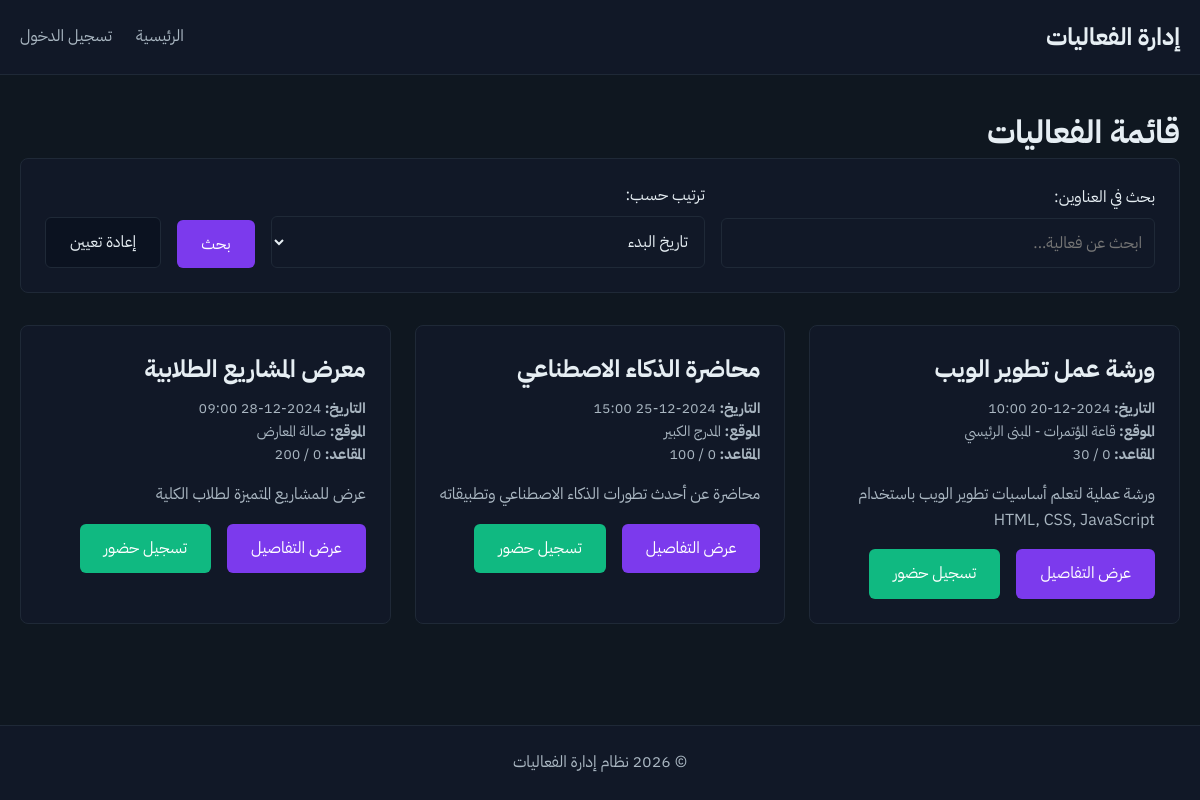
The page / on the database its author committed.
### tables this page shows
CREATE TABLE events (
  id INT AUTO_INCREMENT PRIMARY KEY,
  title VARCHAR(255) NOT NULL,
  description TEXT,
  location VARCHAR(255),
  start_datetime DATETIME NOT NULL,
  end_datetime DATETIME,
  capacity INT DEFAULT 0,
  image_filename VARCHAR(255),
  created_by INT,
  created_at TIMESTAMP DEFAULT CURRENT_TIMESTAMP,
  FOREIGN KEY (created_by) REFERENCES users(id) ON DELETE SET NULL
);

### includes/helpers.php (called while the page is built, shortened)
<?php
function escape($string) {
    return htmlspecialchars($string, ENT_QUOTES, 'UTF-8');
}
function formatDateTime($datetime) {
    $date = new DateTime($datetime);
    return $date->format('Y-m-d H:i');
}
function getBaseUrl() {
    if (defined('BASE_URL')) {
        $base = BASE_URL;
        return $base;
    }
    $scriptPath = $_SERVER['SCRIPT_NAME'];
    $scriptDir = dirname($scriptPath);
    return rtrim($scriptDir, '/\\');
}
function url($path) {
    $base = getBaseUrl();
    $path = ltrim($path, '/');
    if (strpos($path, '?') !== false) {
        $parts = explode('?', $path, 2);
        $file = $parts[0];
        $query = $parts[1];
        if (empty($base)) {
            return '/' . $file . '?' . $query;
        }
        return $base . '/' . $file . '?' . $query;
    }
    if (empty($base)) {
        return '/' . $path;
    }
    return $base . '/' . $path;
}

### includes/auth.php (called while the page is built, shortened)
<?php
require_once __DIR__ . '/helpers.php';
function isAuthenticated() {
    return isset($_SESSION['user_id']) && isset($_SESSION['user_role']);
}

### index.php (the view, shortened to what this page needs)
<?php
require_once __DIR__ . '/includes/helpers.php';
require_once __DIR__ . '/includes/auth.php';
$search = isset($_GET['search']) ? trim($_GET['search']) : '';
$sort = isset($_GET['sort']) ? $_GET['sort'] : 'start_datetime';
$sql = "SELECT e.*,
        COUNT(r.id) as registered_count,
        COALESCE(SUM(r.seats), 0) as total_seats
        FROM events e
        LEFT JOIN registrations r ON e.id = r.event_id
        WHERE 1=1";
$params = [];
$sql .= " GROUP BY e.id";
$allowedSorts = ['start_datetime', 'title', 'created_at'];
if (in_array($sort, $allowedSorts)) {
    $sql .= " ORDER BY e.$sort ASC";
} else {
    $sql .= " ORDER BY e.start_datetime ASC";
}
$stmt = $pdo->prepare($sql);
$stmt->execute($params);
$events = $stmt->fetchAll();
require_once __DIR__ . '/includes/header.php';
?>
<div class="container">
    <h1>قائمة الفعاليات</h1>
    <div class="search-filter">
        <form method="GET" action="">
            <div class="form-group">
                <label for="search">بحث في العناوين:</label>
                <input type="text" id="search" name="search" value="<?php echo escape($search); ?>" placeholder="ابحث عن فعالية...">
            </div>
            <div class="form-group">
                <label for="sort">ترتيب حسب:</label>
                <select id="sort" name="sort">
                    <option value="start_datetime" <?php echo $sort === 'start_datetime' ? 'selected' : ''; ?>>تاريخ البدء</option>
                </select>
            </div>
            <button type="submit" class="btn btn-primary">بحث</button>
            <a href="<?php echo url('index.php'); ?>" class="btn btn-secondary">إعادة تعيين</a>
        </form>
    </div>
    <?php if (empty($events)): ?>
        <div class="alert alert-info">
            <p>لا توجد فعاليات متاحة حالياً.</p>
        </div>
    <?php else: ?>
        <div class="events-grid">
            <?php foreach ($events as $event): ?>
                <div class="event-card">
                    <h2><?php echo escape($event['title']); ?></h2>
                    <div class="event-meta">
                        <p><strong>التاريخ:</strong> <?php echo formatDateTime($event['start_datetime']); ?></p>
                        <?php if ($event['location']): ?>
                            <p><strong>الموقع:</strong> <?php echo escape($event['location']); ?></p>
                        <?php endif; ?>
                        <?php if ($event['capacity'] > 0): ?>
                            <p><strong>المقاعد:</strong> <?php echo $event['total_seats']; ?> / <?php echo $event['capacity']; ?></p>
                        <?php endif; ?>
                    </div>
                    <?php if ($event['description']): ?>
                        <div class="event-description">
                            <?php echo escape(mb_substr($event['description'], 0, 150)); ?>
                        </div>
                    <?php endif; ?>
                    <div class="event-actions">
                        <a href="<?php echo url('pages/event_view.php?id=' . $event['id']); ?>" class="btn btn-primary">عرض التفاصيل</a>
                        <a href="<?php echo url('pages/register.php?event_id=' . $event['id']); ?>" class="btn btn-success">تسجيل حضور</a>
                    </div>
                </div>
            <?php endforeach; ?>
        </div>
    <?php endif; ?>
</div>
<?php require_once __DIR__ . '/includes/footer.php'; ?>

### includes/header.php (shortened to what this page needs)
<!DOCTYPE html>
<html lang="ar" dir="rtl">
<head>
    <link rel="stylesheet" href="<?php echo url('assets/css/styles.css'); ?>">
</head>
<body>
    <header class="main-header">
        <div class="container">
            <div class="header-content">
                <h1 class="site-title">
                    <a href="<?php echo url('index.php'); ?>">إدارة الفعاليات</a>
                </h1>
                <nav class="main-nav">
                    <a href="<?php echo url('index.php'); ?>">الرئيسية</a>
                    <?php if (isAuthenticated()): ?>
                        <a href="<?php echo url('pages/event_create.php'); ?>">إنشاء فعالية</a>
                        <?php if (isAdmin()): ?>
                            <a href="<?php echo url('pages/admin.php'); ?>">لوحة التحكم</a>
                        <?php endif; ?>
                        <a href="<?php echo url('logout.php'); ?>">تسجيل الخروج</a>
                    <?php else: ?>
                        <a href="<?php echo url('login.php'); ?>">تسجيل الدخول</a>
                    <?php endif; ?>
                </nav>
            </div>
        </div>
    </header>
    <main class="main-content">

### includes/footer.php (shortened to what this page needs)
    </main>
    <footer class="main-footer">
        <div class="container">
            <p>&copy; <?php echo date('Y'); ?> نظام إدارة الفعاليات</p>
        </div>
    </footer>
</body>
</html>

### assets/css/styles.css (style rules this page uses)
:root { --bg-primary: #0f1720; --bg-card: #111827; --bg-card-alt: #0b1220; --text-primary: #E6EEF3; --text-secondary: #AAB7C2; --accent-primary: #7C3AED; --accent-success: #10B981; --accent-warning: #F59E0B; --accent-danger: #EF4444; --border-color: #1f2937; --transition: background-color 150ms ease; }
* { margin: 0; padding: 0; box-sizing: border-box; }
body { font-family: 'IBM Plex Sans Arabic', system-ui, sans-serif; background-color: var(--bg-primary); color: var(--text-primary); line-height: 1.6; min-height: 100vh; display: flex; flex-direction: column; }
.container { max-width: 1200px; margin: 0 auto; padding: 0 20px; width: 100%; }
.main-header { background-color: var(--bg-card); border-bottom: 1px solid var(--border-color); padding: 1rem 0; }
.header-content { display: flex; justify-content: space-between; align-items: center; flex-wrap: wrap; gap: 1rem; }
.site-title { font-size: 1.5rem; font-weight: 700; }
.site-title a { color: var(--text-primary); text-decoration: none; transition: var(--transition); }
.main-nav { display: flex; gap: 1.5rem; flex-wrap: wrap; }
.main-nav a { color: var(--text-secondary); text-decoration: none; transition: var(--transition); padding: 0.5rem 0; }
.main-content { flex: 1; padding: 2rem 0; }
.main-footer { background-color: var(--bg-card); border-top: 1px solid var(--border-color); padding: 1.5rem 0; text-align: center; color: var(--text-secondary); margin-top: auto; }
.event-card { background-color: var(--bg-card); border: 1px solid var(--border-color); border-radius: 8px; padding: 1.5rem; margin-bottom: 1.5rem; transition: var(--transition); }
.event-card h2 { color: var(--text-primary); margin-bottom: 0.5rem; font-size: 1.5rem; }
.event-card .event-meta { color: var(--text-secondary); font-size: 0.9rem; margin-bottom: 1rem; }
.event-card .event-description { color: var(--text-secondary); margin-bottom: 1rem; line-height: 1.6; }
.event-card .event-actions { display: flex; gap: 1rem; flex-wrap: wrap; }
.btn { display: inline-block; padding: 0.75rem 1.5rem; border: none; border-radius: 6px; text-decoration: none; font-family: inherit; font-size: 1rem; cursor: pointer; transition: var(--transition); text-align: center; }
.btn-primary { background-color: var(--accent-primary); color: white; }
.btn-success { background-color: var(--accent-success); color: white; }
.btn-secondary { background-color: var(--bg-card-alt); color: var(--text-primary); border: 1px solid var(--border-color); }
.form-group { margin-bottom: 1.5rem; }
.form-group label { display: block; margin-bottom: 0.5rem; color: var(--text-primary); font-weight: 500; }
.form-group input, .form-group textarea, .form-group select { width: 100%; padding: 0.75rem; background-color: var(--bg-card); border: 1px solid var(--border-color); border-radius: 6px; color: var(--text-primary); font-family: inherit; font-size: 1rem; }
.events-grid { display: grid; grid-template-columns: repeat(auto-fill, minmax(300px, 1fr)); gap: 1.5rem; margin-top: 2rem; }
.search-filter { background-color: var(--bg-card); border: 1px solid var(--border-color); border-radius: 8px; padding: 1.5rem; margin-bottom: 2rem; }
.search-filter form { display: flex; gap: 1rem; flex-wrap: wrap; align-items: flex-end; }
.search-filter .form-group { flex: 1; min-width: 200px; margin-bottom: 0; }
@media (min-width: 1025px) { .events-grid { grid-template-columns: repeat(3, 1fr); } }

### rows shown on the page
events: title "ورشة عمل تطوير الويب", start_datetime "2024-12-20 10:00", location "قاعة المؤتمرات - المبنى الرئيسي", capacity "30", description "ورشة عملية لتعلم أساسيات تطوير الويب باستخدام HTML, CSS, JavaScript"
events: title "محاضرة الذكاء الاصطناعي", start_datetime "2024-12-25 15:00", location "المدرج الكبير", capacity "100", description "محاضرة عن أحدث تطورات الذكاء الاصطناعي وتطبيقاته"
events: title "معرض المشاريع الطلابية", start_datetime "2024-12-28 09:00", location "صالة المعارض", capacity "200", description "عرض للمشاريع المتميزة لطلاب الكلية"
